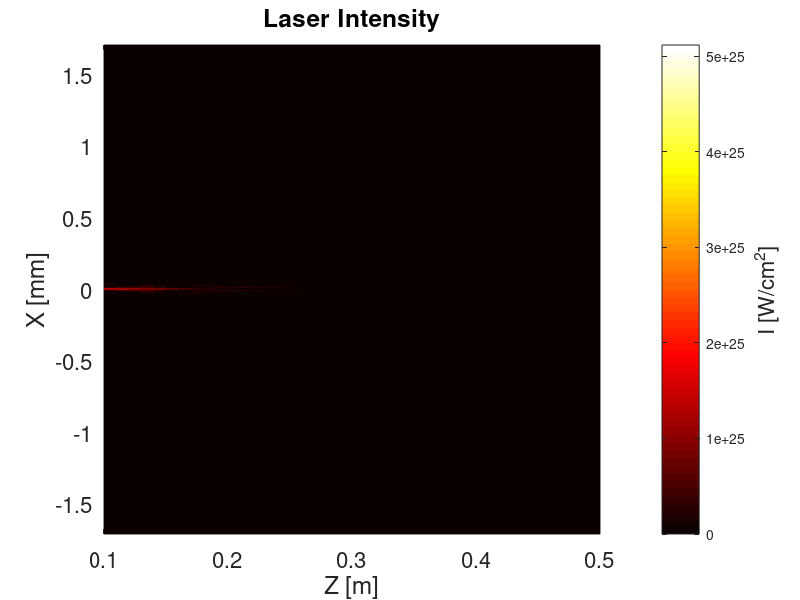
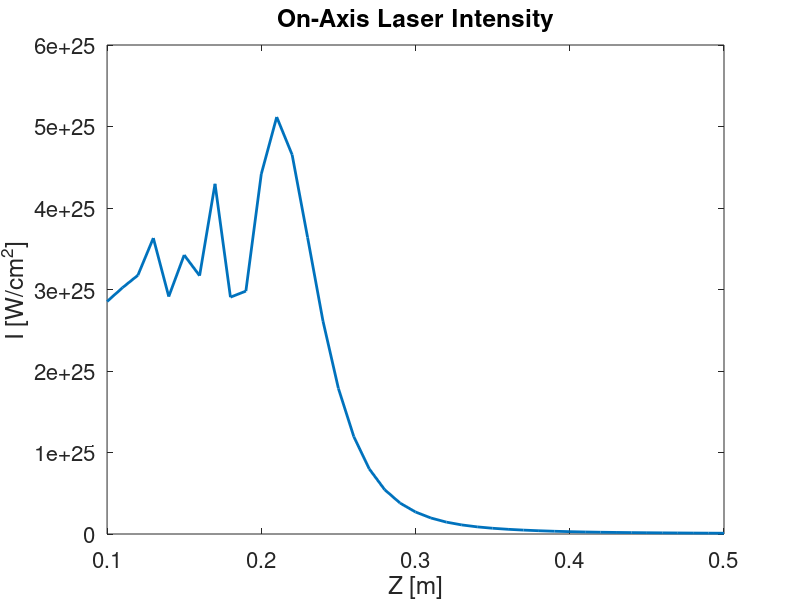

Reproduce these figures in MATLAB, in order.
savE = 0;

% input parameters 
n_pts   = 1024;              % number of pixels

%r_mask  = 10000;             % radius of mask in microns
r_mask = 10*n_pts/6;

lambda  = 0.800;             % wavelength in microns
gma_300 = 0.345;             % angle of focused rays [degrees]
k_0     = 2*pi/lambda;       % microns^-1
kp_300  = k_0*sind(gma_300); % microns^-1
z_start = 1E5;               % plasma start, microns
z_end   = 5E5;               % plasma end, microns
laser_r = 20000;             % laser radius, microns
laser_E = 0.500;             % laser energy, J
laser_t = 100e-15;           % laser pulse width, s

laser_I0 = laser_E/(laser_t*pi*(laser_r/1e4)^2);


% initialize grid, n_pts x n_pts
x = linspace(-r_mask,r_mask,n_pts);
dx = x(2)-x(1);
[xx,yy]  = meshgrid(x,x);
r2 = xx.^2+yy.^2;
r = sqrt(r2);
n_z = 1+(z_end-z_start)/1e4;


%phi = atan2(yy,xx);
% need to add 2pi to get correct phase in chosen coordinates
%phi(round((n_pts/2+1)):n_pts,:) = phi(round((n_pts/2+1)):n_pts,:)+2*pi;

% intensity envelope
sig = 0.95;
gauss_env = exp(-r2/(2*(r_mask/sig)^2));
%gauss_env = ones(n_pts);
mask_env = r < sig*r_mask;
%mask_env = ones(n_pts);
smooth_env = gauss_env.*mask_env;

% initialize phase term
PSI_axi = kp_300*r;
u_axi = laser_I0*smooth_env.*exp(-1i*PSI_axi);

% initialize mask phase
mask_axi = zeros(n_pts);
mask_axi(rem(PSI_axi,2*pi) > pi) = pi;
%u_axi = laser_I0*smooth_env.*exp(-1i*mask_axi);

% loop over z
z = linspace(z_start,z_end,n_z);
water = zeros(n_pts,n_z);

for i = 1:n_z
    
    display(i);
    
    fresnel = exp(1i*k_0*r2/(2*z(i)));

    %u_img = fft2(u_axi.*fresnel)/n_pts;
    u_img = fft2(u_axi.*fresnel);
    u_img = fftshift(u_img);
    u_img = exp(1i*k_0*z(i))*u_img*dx^2/(1i*lambda*z(i));
    i_img = u_img.*conj(u_img);
    
    water(:,i) = i_img(:,n_pts/2+1);

end

figure(1);
pcolor(z/1e6,x/1e3,water); shading flat; colormap hot; h = colorbar; %caxis([0 3e12]);
xlabel('Z [m]','fontsize',16); ylabel('X [mm]','fontsize',16); 
ylabel(h,'I [W/cm^2]','fontsize',16); title('Laser Intensity','fontsize',16);
set(gca,'fontsize',16); set(gcf,'color','w'); 
if savE; saveas(gcf,'kino_2d_hr2.eps','epsc'); end;

figure(2);
plot(z/1e6,water(n_pts/2+1,:),'linewidth',2);
xlabel('Z [m]','fontsize',16); ylabel('I [W/cm^2]','fontsize',16);
title('On-Axis Laser Intensity','fontsize',16);
set(gca,'fontsize',16); set(gcf,'color','w'); 
if savE; saveas(gcf,'kino_1d_hr2.eps','epsc'); end;
